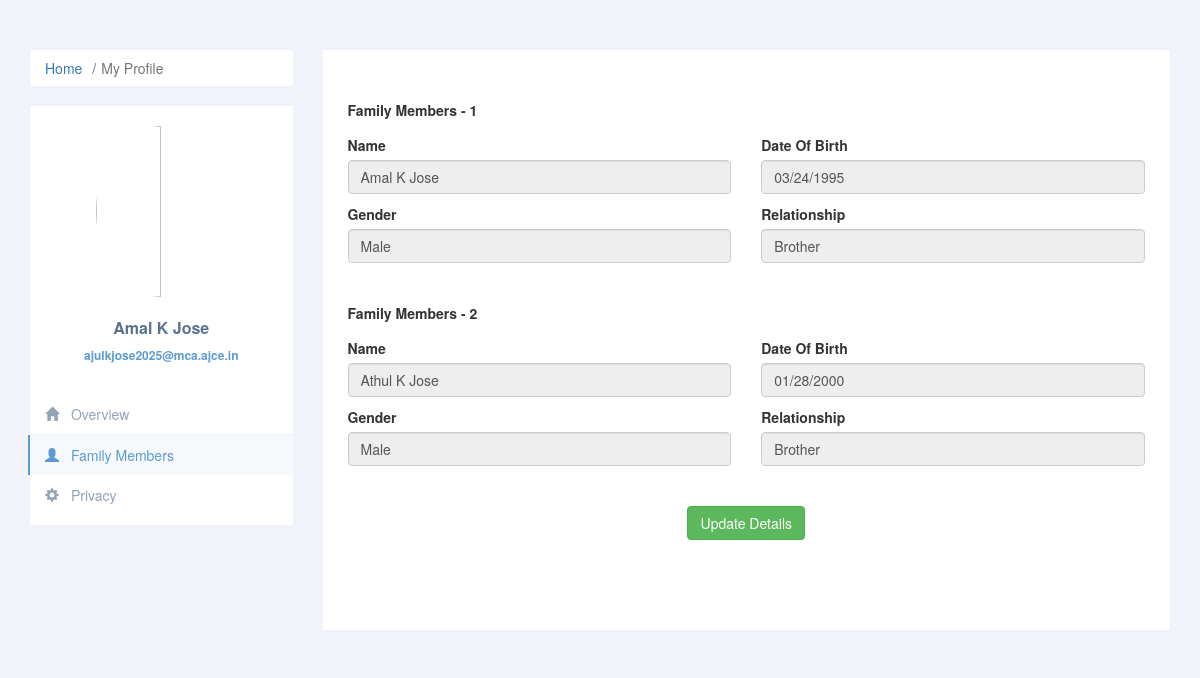
The page /users/user/family_members.php (signed in) on the database its author committed.
### tables this page shows
CREATE TABLE `tbl_family_members` (
  `fam_id` int(11) NOT NULL,
  `user_id` int(11) NOT NULL,
  `fam_name` varchar(50) NOT NULL,
  `fam_dob` varchar(30) NOT NULL,
  `fam_gender` varchar(10) NOT NULL,
  `fam_relationship` varchar(50) NOT NULL,
  `onCreated` timestamp NOT NULL DEFAULT current_timestamp(),
  `onUpdate` timestamp NOT NULL DEFAULT current_timestamp() ON UPDATE current_timestamp()
);

### users/user/family_members.php (the view, shortened to what this page needs)
<!DOCTYPE html>
<html lang="en">
<?php
require("../../connection/db_connect.php");
$user = $_SESSION['user'];
$user_id = $user['usr_id'];
?>
<head>
    <link rel="stylesheet" href="/parmas/assets/css/cdn/bootstrap.min.css">
    <link href="//maxcdn.bootstrapcdn.com/bootstrap/3.3.0/css/bootstrap.min.css" rel="stylesheet" id="bootstrap-css">
    <link rel="stylesheet" href="https://cdn.jsdelivr.net/npm/bootstrap-icons@1.10.3/font/bootstrap-icons.css">
    <link rel="stylesheet" href="/parmas/assets/css/cdn/fontawesome.css">
    <link rel="stylesheet" href="/parmas/assets/css/profile.css">
</head>
<body>
    <div class="container-fluid mt-5">
        <div class="row profile">
            <div class="col-md-3">
                <nav aria-label="breadcrumb">
                    <ol class="breadcrumb">
                        <li class="breadcrumb-item"><a href="/parmas/index.php">Home</a></li>
                        <li class="breadcrumb-item active" aria-current="page">My Profile</li>
                    </ol>
                </nav>
                <div class="profile-sidebar">
                    <div class="profile-userpic">
                        <img src="/parmas/assets/img/profile/<?= $user['usr_profile'] ?>" class="img-responsive" alt="">
                    </div>
                    <div class="profile-usertitle">
                        <div class="profile-usertitle-name">
                            <?= $user['usr_fname'] ?><?= $user['usr_sname'] ?>
                        </div>
                        <div class="profile-usertitle-job">
                            <?= $user['usr_email'] ?>
                        </div>
                    </div>
                    <div class="profile-usermenu">
                        <ul class="nav">
                            <li>
                                <a href="profile.php">
                                    <i class="glyphicon glyphicon-home"></i>
                                    Overview </a>
                            </li>
                            <li class="active">
                                <a href="family_members.php">
                                    <i class="glyphicon glyphicon-user"></i>
                                    Family Members</a>
                            </li>
                            <li>
                                <a href="privacy.php">
                                    <i class="glyphicon glyphicon-cog"></i>
                                    Privacy</a>
                            </li>
                        </ul>
                    </div>
                </div>
            </div>
            <div class="col-md-9">
                <div class="profile-content">
                    <div class="col-xxl-12 mb-5 mb-xxl-0">
                        <div class="bg-secondary-soft px-4 py-5 rounded">
                            <div class="row g-3">
                                <form action="#" method="POST">
                                    <div id="family_memb">
                                        <?php
                                        $i = 0;
                                        $sql = "SELECT * FROM `tbl_family_members` WHERE `user_id` =$user_id";
                                        $result = mysqli_query($con, $sql);
                                        while ($row = mysqli_fetch_array($result)) {
                                            $i = $i + 1;
                                        ?>
                                            <div class="row mb-5">
                                                <div class="col-10 col-md-10 col-lg-11">
                                                    <div class="mb-3">
                                                        <label for="exampleFormControlInput1" class="form-label"> Family Members - <?= $i ?></label>
                                                    </div>
                                                </div>
                                                <div class="col-12 col-md-6">
                                                    <div class="mb-3">
                                                        <label for="exampleFormControlInput1" class="form-label">Name</label>
                                                        <input type="text" class="form-control" value="<?= $row['fam_name'] ?>" disabled>
                                                    </div>
                                                </div>
                                                <div class="col-12 col-md-6">
                                                    <div class="mb-3">
                                                        <label for="exampleFormControlInput1" class="form-label">Date Of Birth</label>
                                                        <input type="date" class="form-control" value="<?= $row['fam_dob'] ?>" disabled>
                                                    </div>
                                                </div>
                                                <div class="col-12 col-md-6">
                                                    <div class="mb-3">
                                                        <label for="exampleFormControlInput1" class="form-label">Gender</label>
                                                        <input type="text" class="form-control" value="<?= $row['fam_gender'] ?>" disabled>
                                                    </div>
                                                </div>
                                                <div class="col-12 col-md-6">
                                                    <div class="mb-3">
                                                        <label for="exampleFormControlInput1" class="form-label">Relationship</label>
                                                        <input type="text" class="form-control" value="<?= $row['fam_relationship'] ?>" disabled>
                                                    </div>
                                                </div>
                                            </div>
                                        <?php
                                        }
                                        ?>
                                    </div>
                                    <div class="col-12 col-md-12">
                                        <div class="mb-3 text-center">
                                            <a href="edit_family_members.php" class="btn btn-success" name="famUpldBtn">Update Details</a>
                                        </div>
                                    </div>
                                </form>
                            </div>
                        </div>
                    </div>
                </div>
            </div>
        </div>
    </div>
</body>
</html>

### assets/css/profile.css (style rules this page uses)
body { background: #F1F3FA; }
.profile { margin: 20px 0; }
.profile-sidebar { padding: 20px 0 10px 0; background: #fff; }
.profile-userpic img { float: none; margin: 0 auto; width: 50%; height: 171px; -webkit-border-radius: 50% !important; -moz-border-radius: 50% !important; border-radius: 50% !important; }
.profile-usertitle { text-align: center; margin-top: 20px; }
.profile-usertitle-name { color: #5a7391; font-size: 16px; font-weight: 600; margin-bottom: 7px; }
.profile-usertitle-job { color: #5b9bd1; font-size: 12px; font-weight: 600; margin-bottom: 15px; }
.profile-usermenu { margin-top: 30px; }
.profile-usermenu ul li { border-bottom: 1px solid #f0f4f7; }
.profile-usermenu ul li:last-child { border-bottom: none; }
.profile-usermenu ul li a { color: #93a3b5; font-size: 14px; font-weight: 400; }
.profile-usermenu ul li a i { margin-right: 8px; font-size: 14px; }
.profile-usermenu ul li.active { border-bottom: none; }
.profile-usermenu ul li.active a { color: #5b9bd1; background-color: #f6f9fb; border-left: 2px solid #5b9bd1; margin-left: -2px; }
.profile-content { padding: 20px; background: #fff; }
.breadcrumb { background-color: #fff; }
.nav li { width: 100% !important; }
a { text-decoration: none !important; }

### users/user/family_members.php (style rules this page uses)
input { cursor: context-menu !important; }

### rows shown on the page
tbl_family_members: fam_name "Amal K Jose", fam_dob "03/24/1995", fam_gender "Male", fam_relationship "Brother"
tbl_family_members: fam_name "Athul K Jose", fam_dob "01/28/2000", fam_gender "Male", fam_relationship "Brother"

### other values the page prints
$user['usr_fname'] "Amal"
$user['usr_sname'] "K Jose"
$user['usr_email'] "ajulkjose2025@mca.ajce.in"
